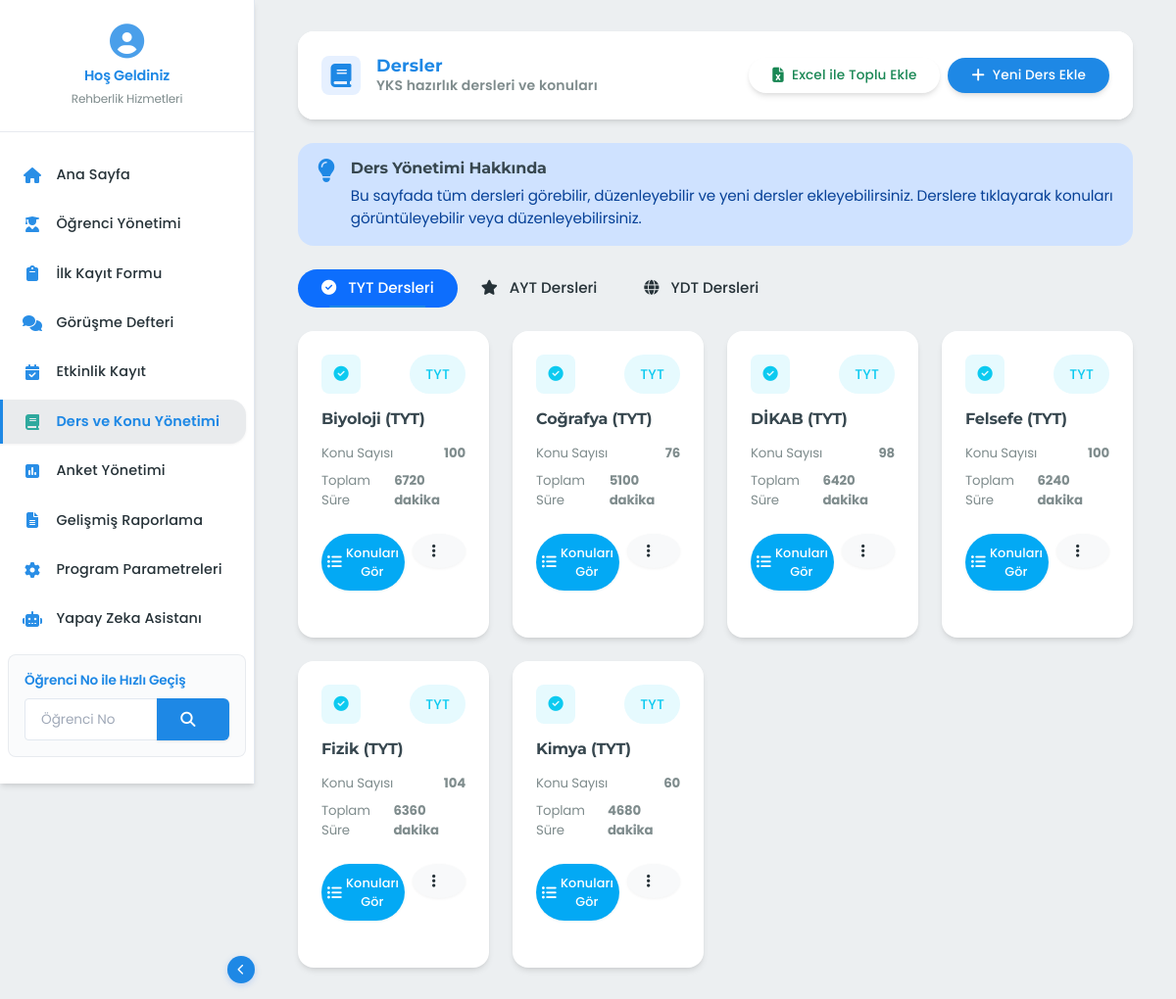
The app's page /ders-konu-yonetimi/ with its own data.
### app/blueprints/ders_konu_yonetimi/models.py (models this page shows, shortened)
class Ders(db.Model):
    __tablename__ = 'dersler'
    __table_args__ = {'extend_existing': True}
    id = db.Column(db.Integer, primary_key=True)
    ad = db.Column(db.String(100), nullable=False, unique=True)
    aciklama = db.Column(db.Text, nullable=True)
    konular = relationship("Konu", back_populates="ders", cascade="all, delete-orphan")
    ders_programlari = relationship("DersProgrami", back_populates="ders", cascade="all, delete-orphan")
    ders_ilerlemeleri = relationship("DersIlerleme", back_populates="ders", cascade="all, delete-orphan")
    def toplam_sure(self):
        return sum(konu.tahmini_sure for konu in self.konular)
    def konu_sayisi(self):
        return len(self.konular)

class Konu(db.Model):
    __tablename__ = 'konular'
    __table_args__ = {'extend_existing': True}
    id = db.Column(db.Integer, primary_key=True)
    ders_id = db.Column(db.Integer, db.ForeignKey('dersler.id'), nullable=False)
    ad = db.Column(db.String(200), nullable=False)
    tahmini_sure = db.Column(db.Integer, nullable=False)  # Dakika cinsinden
    sira = db.Column(db.Integer, nullable=False, default=0)
    ders = relationship("Ders", back_populates="konular")
    konu_takipleri = relationship("KonuTakip", back_populates="konu", cascade="all, delete-orphan")

### app/blueprints/ders_konu_yonetimi/routes.py (the view)
@ders_konu_yonetimi_bp.route('/')
def lista():
    dersler = Ders.query.order_by(Ders.ad).all()
    return render_template('ders_konu_yonetimi/dersler.html', dersler=dersler)

### app/blueprints/ders_konu_yonetimi/templates/ders_konu_yonetimi/dersler.html (shortened to what this page needs)
{% extends "base.html" %}
{% block content %}
<div class="container-fluid px-0">
    <div class="card border-0 shadow-sm rounded-4 overflow-hidden mb-4">
        <div class="card-header bg-white d-flex justify-content-between align-items-center p-4 border-0">
            <div class="d-flex align-items-center">
                <div class="icon-wrapper bg-primary bg-opacity-10 rounded-3 p-3 me-3">
                    <i class="fas fa-book fs-4 text-primary"></i>
                </div>
                <div>
                    <h4 class="card-title mb-0 fw-bold">Dersler</h4>
                    <p class="text-muted small mb-0">YKS hazırlık dersleri ve konuları</p>
                </div>
            </div>
            <div class="d-flex gap-2">
                <a href="{{ url_for('ders_konu_yonetimi.excel_ile_ekle') }}" class="btn btn-outline-success rounded-pill px-4 py-2 shadow-sm">
                    <i class="fas fa-file-excel me-2"></i> Excel ile Toplu Ekle
                </a>
                <a href="{{ url_for('ders_konu_yonetimi.ekle') }}" class="btn btn-primary rounded-pill px-4 py-2 shadow-sm">
                    <i class="fas fa-plus me-2"></i> Yeni Ders Ekle
                </a>
            </div>
        </div>
    </div>
    <div class="alert alert-primary bg-opacity-10 border-0 rounded-4 mb-4">
        <div class="d-flex">
            <i class="fas fa-lightbulb fs-4 me-3 text-primary"></i>
            <div>
                <h6 class="fw-bold mb-2">Ders Yönetimi Hakkında</h6>
                <p class="mb-0">Bu sayfada tüm dersleri görebilir, düzenleyebilir ve yeni dersler ekleyebilirsiniz. Derslere tıklayarak konuları görüntüleyebilir veya düzenleyebilirsiniz.</p>
            </div>
        </div>
    </div>
    {% if dersler %}
    <ul class="nav nav-pills mb-4" id="dersTab" role="tablist">
        <li class="nav-item" role="presentation">
            <button class="nav-link active px-4 py-2 rounded-pill"
                    id="tyt-tab"
                    data-bs-toggle="pill"
                    data-bs-target="#tyt-dersler"
                    type="button"
                    role="tab">
                <i class="fas fa-check-circle me-2"></i> TYT Dersleri
            </button>
        </li>
        <li class="nav-item" role="presentation">
            <button class="nav-link px-4 py-2 rounded-pill"
                    id="ayt-tab"
                    data-bs-toggle="pill"
                    data-bs-target="#ayt-dersler"
                    type="button"
                    role="tab">
                <i class="fas fa-star me-2"></i> AYT Dersleri
            </button>
        </li>
        <li class="nav-item" role="presentation">
            <button class="nav-link px-4 py-2 rounded-pill"
                    id="ydt-tab"
                    data-bs-toggle="pill"
                    data-bs-target="#ydt-dersler"
                    type="button"
                    role="tab">
                <i class="fas fa-globe me-2"></i> YDT Dersleri
            </button>
        </li>
    </ul>
    <div class="tab-content" id="dersTabContent">
        <div class="tab-pane fade show active" id="tyt-dersler" role="tabpanel">
            <div class="row g-4">
                {% for ders in dersler %}
                {% if 'TYT' in ders.ad %}
                <div class="col-md-6 col-lg-4 col-xl-3">
                    <div class="card h-100 border-0 shadow-sm rounded-4 hover-lift">
                        <div class="card-body p-4">
                            <div class="d-flex justify-content-between mb-3">
                                <div class="icon-wrapper bg-info bg-opacity-10 rounded-3 p-3">
                                    <i class="fas fa-check-circle text-info"></i>
                                </div>
                                <span class="badge bg-info bg-opacity-10 text-info rounded-pill px-3 py-2">TYT</span>
                            </div>
                            <h5 class="card-title fw-bold mb-3">{{ ders.ad }}</h5>
                            <div class="mb-3">
                                <div class="d-flex justify-content-between text-muted small mb-2">
                                    <span>Konu Sayısı</span>
                                    <span class="fw-bold">{{ ders.konu_sayisi() }}</span>
                                </div>
                                <div class="d-flex justify-content-between text-muted small">
                                    <span>Toplam Süre</span>
                                    <span class="fw-bold">{{ ders.toplam_sure() }} dakika</span>
                                </div>
                            </div>
                            <div class="d-flex mt-4 gap-2">
                                <a href="{{ url_for('ders_konu_yonetimi.detay', ders_id=ders.id) }}" class="btn btn-sm btn-info rounded-pill flex-grow-1">
                                    <i class="fas fa-list-ul me-1"></i> Konuları Gör
                                </a>
                                <div class="dropdown">
                                    <button class="btn btn-sm btn-light rounded-circle" type="button" data-bs-toggle="dropdown" aria-expanded="false">
                                        <i class="fas fa-ellipsis-v"></i>
                                    </button>
                                </div>
                            </div>
                        </div>
                    </div>
                </div>
                {% endif %}
                {% endfor %}
            </div>
        </div>
    </div>
    {% endif %}
</div>
{% endblock %}

### records on screen
Ders: ad "Biyoloji (TYT)", konu_sayisi "100", toplam_sure "6720"
Ders: ad "Coğrafya (TYT)", konu_sayisi "76", toplam_sure "5100"
Ders: ad "DİKAB (TYT)", konu_sayisi "98", toplam_sure "6420"
Ders: ad "Felsefe (TYT)", konu_sayisi "100", toplam_sure "6240"
Ders: ad "Fizik (TYT)", konu_sayisi "104", toplam_sure "6360"
Ders: ad "Kimya (TYT)", konu_sayisi "60", toplam_sure "4680"
